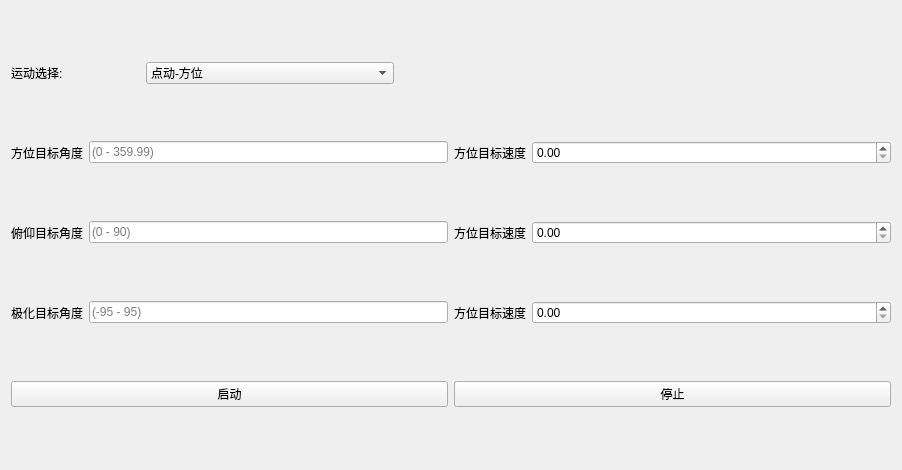
<?xml version="1.0" encoding="UTF-8"?>
<ui version="4.0">
 <class>Man_S_P</class>
 <widget class="QWidget" name="Man_S_P">
  <property name="geometry">
   <rect>
    <x>0</x>
    <y>0</y>
    <width>902</width>
    <height>470</height>
   </rect>
  </property>
  <property name="windowTitle">
   <string>Form</string>
  </property>
  <layout class="QGridLayout" name="gridLayout">
   <item row="0" column="0">
    <layout class="QHBoxLayout" name="horizontalLayout" stretch="0,1,3,6">
     <property name="spacing">
      <number>0</number>
     </property>
     <property name="leftMargin">
      <number>0</number>
     </property>
     <property name="topMargin">
      <number>0</number>
     </property>
     <item>
      <widget class="QLabel" name="label">
       <property name="text">
        <string>运动选择:</string>
       </property>
      </widget>
     </item>
     <item>
      <spacer name="horizontalSpacer_3">
       <property name="orientation">
        <enum>Qt::Horizontal</enum>
       </property>
       <property name="sizeHint" stdset="0">
        <size>
         <width>13</width>
         <height>17</height>
        </size>
       </property>
      </spacer>
     </item>
     <item>
      <widget class="QComboBox" name="comboBox">
       <item>
        <property name="text">
         <string>点动-方位</string>
        </property>
       </item>
       <item>
        <property name="text">
         <string>点动-俯仰</string>
        </property>
       </item>
       <item>
        <property name="text">
         <string>点动-极化</string>
        </property>
       </item>
       <item>
        <property name="text">
         <string>联动</string>
        </property>
       </item>
      </widget>
     </item>
     <item>
      <spacer name="horizontalSpacer_2">
       <property name="orientation">
        <enum>Qt::Horizontal</enum>
       </property>
       <property name="sizeHint" stdset="0">
        <size>
         <width>40</width>
         <height>20</height>
        </size>
       </property>
      </spacer>
     </item>
    </layout>
   </item>
   <item row="1" column="0">
    <layout class="QHBoxLayout" name="horizontalLayout_2" stretch="0,2,0,2">
     <item>
      <widget class="QLabel" name="label_2">
       <property name="text">
        <string>方位目标角度</string>
       </property>
      </widget>
     </item>
     <item>
      <widget class="QLineEdit" name="lineEdit">
       <property name="placeholderText">
        <string>(0 - 359.99)</string>
       </property>
      </widget>
     </item>
     <item>
      <widget class="QLabel" name="label_5">
       <property name="text">
        <string>方位目标速度</string>
       </property>
      </widget>
     </item>
     <item>
      <widget class="QDoubleSpinBox" name="doubleSpinBox">
       <property name="maximum">
        <double>6.000000000000000</double>
       </property>
       <property name="singleStep">
        <double>0.100000000000000</double>
       </property>
      </widget>
     </item>
    </layout>
   </item>
   <item row="2" column="0">
    <layout class="QHBoxLayout" name="horizontalLayout_3" stretch="0,2,0,2">
     <item>
      <widget class="QLabel" name="label_3">
       <property name="text">
        <string>俯仰目标角度</string>
       </property>
      </widget>
     </item>
     <item>
      <widget class="QLineEdit" name="lineEdit_2">
       <property name="placeholderText">
        <string>(0 - 90)</string>
       </property>
      </widget>
     </item>
     <item>
      <widget class="QLabel" name="label_6">
       <property name="text">
        <string>方位目标速度</string>
       </property>
      </widget>
     </item>
     <item>
      <widget class="QDoubleSpinBox" name="doubleSpinBox_2">
       <property name="maximum">
        <double>6.000000000000000</double>
       </property>
       <property name="singleStep">
        <double>0.100000000000000</double>
       </property>
      </widget>
     </item>
    </layout>
   </item>
   <item row="3" column="0">
    <layout class="QHBoxLayout" name="horizontalLayout_4" stretch="0,2,0,2">
     <item>
      <widget class="QLabel" name="label_4">
       <property name="text">
        <string>极化目标角度</string>
       </property>
      </widget>
     </item>
     <item>
      <widget class="QLineEdit" name="lineEdit_3">
       <property name="placeholderText">
        <string>(-95 - 95)</string>
       </property>
      </widget>
     </item>
     <item>
      <widget class="QLabel" name="label_7">
       <property name="text">
        <string>方位目标速度</string>
       </property>
      </widget>
     </item>
     <item>
      <widget class="QDoubleSpinBox" name="doubleSpinBox_3">
       <property name="maximum">
        <double>6.000000000000000</double>
       </property>
       <property name="singleStep">
        <double>0.100000000000000</double>
       </property>
      </widget>
     </item>
    </layout>
   </item>
   <item row="4" column="0">
    <layout class="QHBoxLayout" name="horizontalLayout_5">
     <item>
      <widget class="QPushButton" name="pushButton">
       <property name="text">
        <string>启动</string>
       </property>
      </widget>
     </item>
     <item>
      <widget class="QPushButton" name="pushButton_2">
       <property name="text">
        <string>停止</string>
       </property>
      </widget>
     </item>
    </layout>
   </item>
  </layout>
 </widget>
 <resources/>
 <connections/>
</ui>
